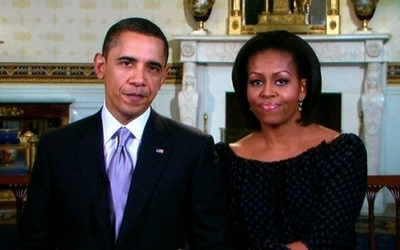
#> input picture images/obama.jpg, 400 x 250 px
$ python etape_masque.py
#> lines starting #> are read from the running program, lines starting #| are printed output that depends on the picture; after the words box and inside, x2 and y2 are one past the last pixel; in counts of white or black regions, pixels touching at a corner belong together
#!/usr/bin/env python3
# -*- coding: utf-8 -*-

import cv2
import numpy as np
import os

ROOT = os.path.abspath(os.path.join(os.path.dirname(__file__), ".."))
face_cascade = cv2.CascadeClassifier(os.path.join(ROOT, "haarcascade_frontalface_default.xml"))
img_path = os.path.join(ROOT, "images", "obama.jpg")
img = cv2.imread(img_path)
#> img is the input picture: shape (250, 400, 3); mean B, G, R 74.2, 77.5, 82.5
if img is None:
    raise SystemExit(f"Impossible de charger l'image : {img_path}")

gray = cv2.cvtColor(img, cv2.COLOR_BGR2GRAY)
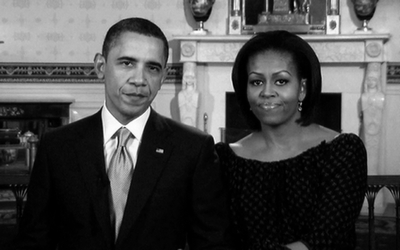
#> gray: shape (250, 400); min 0, max 254, mean 78.6
faces = face_cascade.detectMultiScale(gray, scaleFactor=1.1, minNeighbors=5, minSize=(80,80))
#> faces = [[95, 30, 88, 88], [227, 46, 85, 85]]

if len(faces) == 0:
    print("Aucun visage détecté.")
else:
    x,y,w,h = faces[0]
#> x = 95; y = 30; w = 88; h = 88
    face = img[y:y+h, x:x+w].copy()
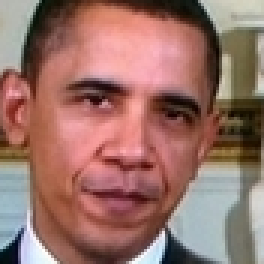
#> face: shape (88, 88, 3) (shown 3 times larger); mean B, G, R 104.8, 113.4, 153.4
    face_gray = cv2.cvtColor(face, cv2.COLOR_BGR2GRAY)
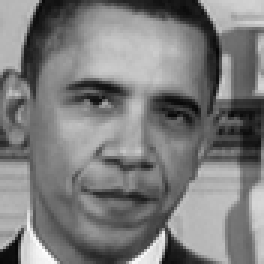
#> face_gray: shape (88, 88) (shown 3 times larger); min 7, max 254, mean 124.4

    # création du masque gris (single channel)
    mask = np.zeros((h, w), dtype=np.uint8)

    # ellipse centrée
    center = (w//2, h//2)
#> center = (44, 44)
    axes = (int(w/2.2), int(h/2.4))  # ajuster pour éviter bords trop proches
#> axes = (40, 36)
    cv2.ellipse(mask, center, axes, 0, 0, 360, 255, -1)
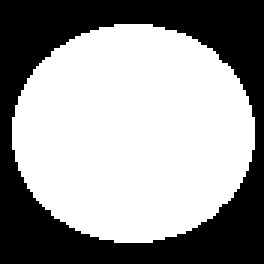
#> mask: shape (88, 88) (shown 3 times larger); 59.9% white; 1 black region, box (x1, y1, x2, y2) and area: (0, 0, 88, 88) 3107

    # appliquer le masque
    face_masked = cv2.bitwise_and(face, face, mask=mask)
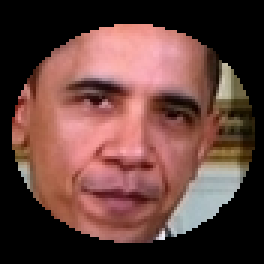
#> face_masked: shape (88, 88, 3) (shown 3 times larger); mean B, G, R 60.4, 65.7, 99.6

    # pour visualisation côte-à-côte
    mask_color = cv2.cvtColor(mask, cv2.COLOR_GRAY2BGR)
    stacked = np.hstack([face, mask_color, face_masked])
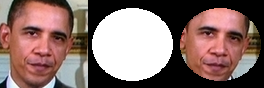
#> stacked: shape (88, 264, 3); mean B, G, R 106, 110.6, 135.2
    cv2.imshow("Face | Mask | Face masked", stacked)
    cv2.waitKey(0)
    cv2.destroyAllWindows()

$ run again, with images/brad-angelina.jpg copied over images/obama.jpg
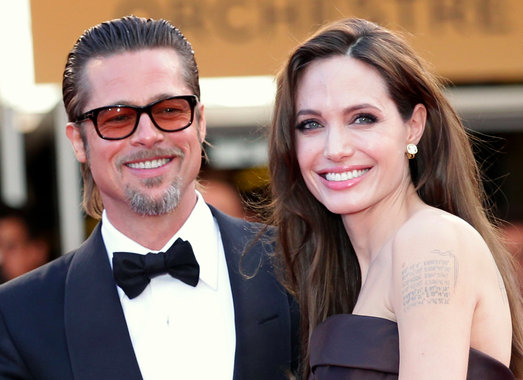
#> input picture images/brad-angelina.jpg, 523 x 380 px
#> img is the input picture: shape (380, 523, 3); mean B, G, R 113.1, 121.5, 144.6
#> faces = [[275, 68, 137, 137], [70, 58, 146, 146]]
#> x = 275; y = 68; w = 137
#> center = (68, 68)
#> axes = (62, 57)
#> `cv2.ellipse(mask, center, axes, 0, 0, 360, 255, -1)`:
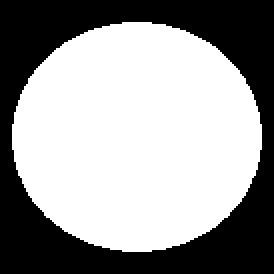
#> mask: shape (137, 137) (shown 2 times larger); 60.1% white; 1 black region, box (x1, y1, x2, y2) and area: (0, 0, 137, 137) 7488
#> `stacked = np.hstack([face, mask_color, face_masked])`:
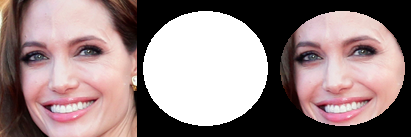
#> stacked: shape (137, 411, 3); mean B, G, R 129.3, 129.5, 148.9

$ run again, with images/dan.jpg copied over images/obama.jpg
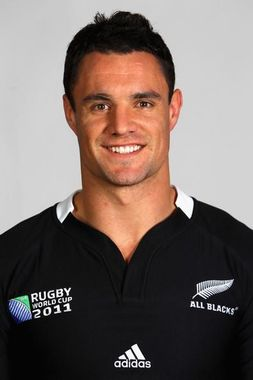
#> input picture images/dan.jpg, 253 x 380 px
#> img is the input picture: shape (380, 253, 3); mean B, G, R 102, 106.9, 119.8
#> faces = [[60, 55, 125, 125]]
#> x = 60; y = 55; w = 125
#> center = (62, 62)
#> axes = (56, 52)
#> `cv2.ellipse(mask, center, axes, 0, 0, 360, 255, -1)`:
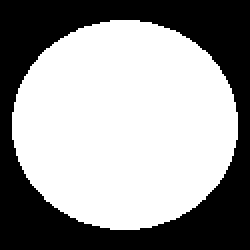
#> mask: shape (125, 125) (shown 2 times larger); 59.6% white; 1 black region, box (x1, y1, x2, y2) and area: (0, 0, 125, 125) 6316
#> `stacked = np.hstack([face, mask_color, face_masked])`:
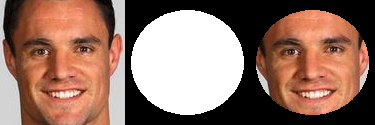
#> stacked: shape (125, 375, 3); mean B, G, R 100, 113.5, 146.1
